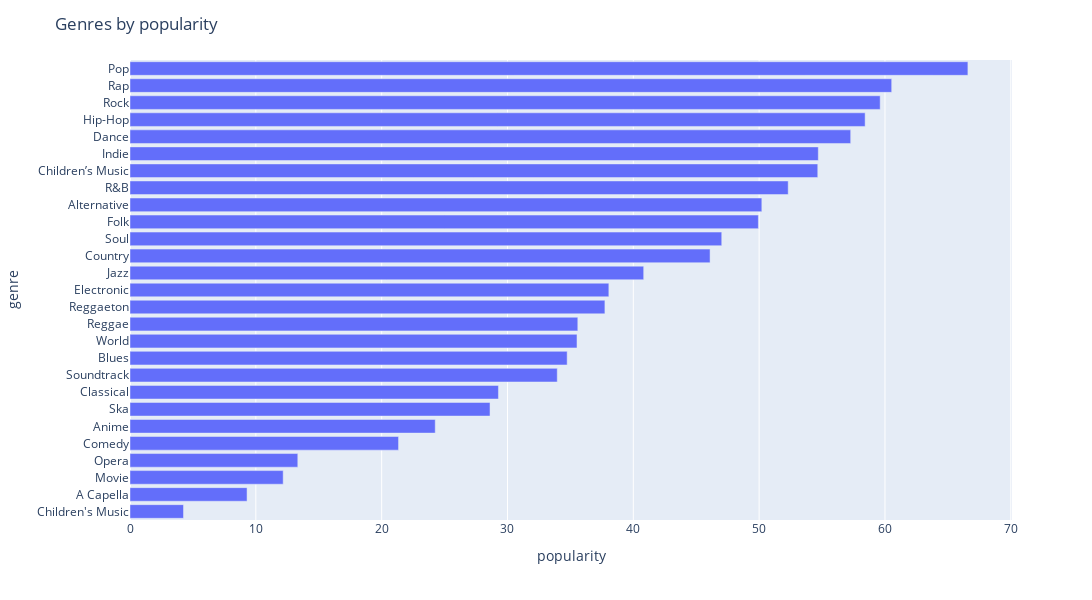

The cell this chart's notebook holds for it:
### Code cell
famous = df_genre_grouped.sort_values("popularity",ascending=True)
# famous
fig = px.bar(famous, y = 'genre', x = 'popularity', orientation='h')
fig.update_layout(height=600, width=1100, title_text="Genres by popularity")
fig.show()

### Figure 1 — Plotly figure (JSON) as saved in the notebook; plotly's stock layout.template omitted (floating-point values rounded to 4 significant figures)
{"data": [{"alignmentgroup": "True", "hovertemplate": "popularity=%{x}<br>genre=%{y}<extra></extra>", "legendgroup": "", "marker": {"color": "#636efa", "pattern": {"shape": ""}}, "name": "", "offsetgroup": "", "orientation": "h", "showlegend": false, "textposition": "auto", "type": "bar", "x": [4.253, 9.303, 12.17, 13.34, 21.34, 24.26, 28.61, 29.28, 33.95, 34.74, 35.52, 35.59, 37.74, 38.06, 40.82, 46.1, 47.03, 49.94, 50.21, 52.31, 54.66, 54.7, 57.28, 58.42, 59.62, 60.53, 66.59], "xaxis": "x", "y": ["Children's Music", "A Capella", "Movie", "Opera", "Comedy", "Anime", "Ska", "Classical", "Soundtrack", "Blues", "World", "Reggae", "Reggaeton", "Electronic", "Jazz", "Country", "Soul", "Folk", "Alternative", "R&B", "Children’s Music", "Indie", "Dance", "Hip-Hop", "Rock", "Rap", "Pop"], "yaxis": "y"}], "layout": {"barmode": "relative", "height": 600, "legend": {"tracegroupgap": 0}, "margin": {"t": 60}, "title": {"text": "Genres by popularity"}, "width": 1100, "xaxis": {"anchor": "y", "domain": [0, 1], "title": {"text": "popularity"}}, "yaxis": {"anchor": "x", "domain": [0, 1], "title": {"text": "genre"}}}}
